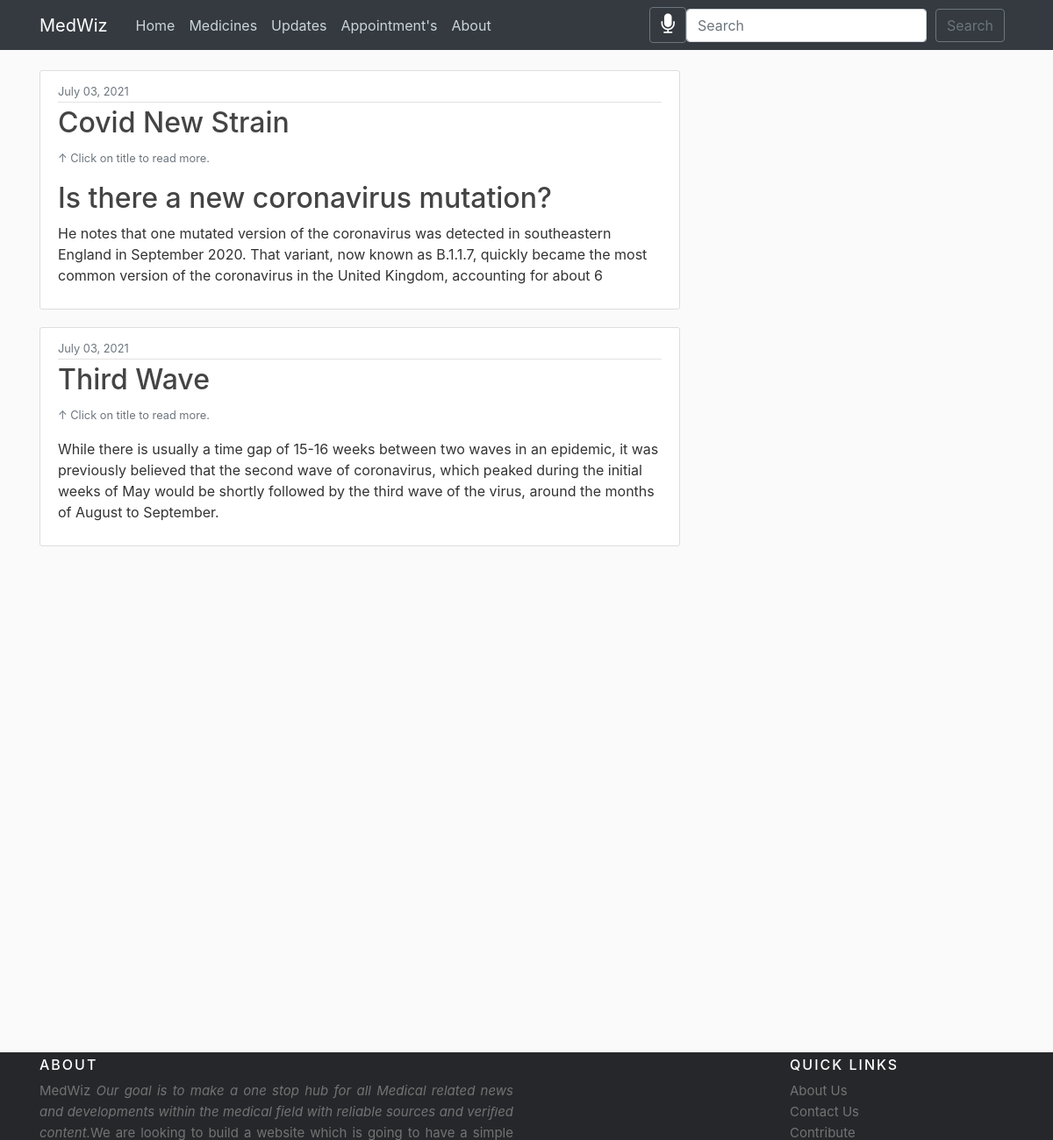
Page /updates/ on the committed database.
### blog/models.py (models this page shows, shortened)
class Update(models.Model):
    title = title = models.CharField(max_length=100)
    image = models.ImageField(null=True,blank=True,upload_to='django_blog/media')
    content = RichTextField(blank=True,null=True)
    date_posted = models.DateTimeField(default=timezone.now)

### blog/views.py (the view)
# urls.py: path("updates/", views.updates, name="updates"),
def updates(request):
    context = {"updates": Update.objects.all()}
    return render(request, "blog/updates.html", context)

### blog/templates/blog/updates.html (shortened to what this page needs)
{%extends "blog/base.html" %}
{% block content%}
    {% for update in updates%}
        <article class="media content-section">
            <div class="media-body">
            <div class="article-metadata">
                <small class="text-muted">{{ update.date_posted|date:"F d, Y" }}</small>
            </div>
            <h2>
                <a class="article-title" href="{% url 'update-detail' update.id %}"
                >{{ update.title }}</a></h2><small class="text-muted">&uarr; Click on title to read more.</small>
            <p class="article-content">{{ update.content| slice:300 | safe }}</p>
            </div>
        </article>
    {% endfor %}
{% endblock%}

### blog/static/blog/main.css (style rules this page uses)
body { background: #fafafa; color: #333333; margin-top: 5rem; }
h1, h2, h3, h4, h5, h6 { color: #444444; }
.content-section { background: #ffffff; padding: 10px 20px; border: 1px solid #dddddd; border-radius: 3px; margin-bottom: 20px; }
.article-title { color: #444444; }
.article-content { white-space: pre-line; }
.article-metadata { padding-bottom: 1px; margin-bottom: 4px; border-bottom: 1px solid #e3e3e3; }

### blog/templates/blog/base.html (style rules this page uses)
body { position: static !important; top:0px !important; }

### rows in the picture
Update: date_posted "July 03, 2021", title "Covid New Strain", content "Is there a new coronavirus mutation? He notes that one mutated version of the coronavirus was detected in southeastern England in September 2020. That variant, now known as B.1.1.7, quickly became the most common version of the coronavirus in the United Kingdom, accounting for about 6"
Update: date_posted "July 03, 2021", title "Third Wave", content "While there is usually a time gap of 15-16 weeks between two waves in an epidemic, it was previously believed that the second wave of coronavirus, which peaked during the initial weeks of May would be shortly followed by the third wave of the virus, around the months of August to September."
